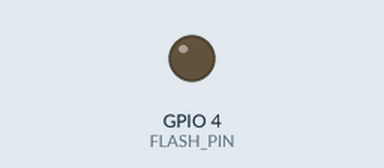
Recording of a sketch running on a simulated ESP32. Parts: output pins drawn as LEDs (lit = HIGH). WiFi joins after 1.5 s; servers stay silent unless stated; uploads are accepted with an empty reply; the camera gives no picture; what the sketch prints to the serial monitor is not drawn.

Above: at 3.6 s.
At 5.05 s:
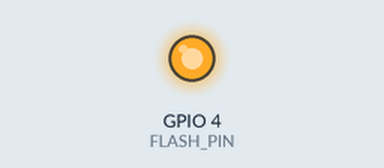
Timing chart, 0 to 8.8 s (numbered marks = the images above):
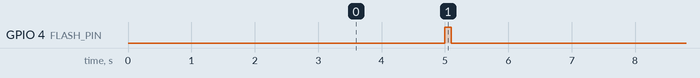

Measured:
- by itself, GPIO 4 (FLASH_PIN): alternates HIGH for 0.10 s and LOW for 4.9 s

The sketch:

esp32cam_image.ino
```cpp
#include "esp_camera.h"
#include <WiFi.h>
#include <HTTPClient.h>
#include <WebServer.h>

// Your WiFi credentials
const char* ssid = "cotkza";
const char* password = "12345678";

// Define the GPIO pin for the flash
#define FLASH_PIN 4 // Replace with your actual flash pin

// Camera configuration
camera_config_t config = {
    .pin_pwdn       = 32,  // Pin for power down (change as needed)
    .pin_reset      = -1,  // Pin for reset (not used)
    .pin_xclk       = 0,   // Pin for XCLK (change as needed)
    .pin_sccb_sda   = 26,  // Pin for SCCB SDA (change as needed)
    .pin_sccb_scl   = 27,  // Pin for SCCB SCL (change as needed)
    .pin_d7         = 35,  // Pin D7 (change as needed)
    .pin_d6         = 34,  // Pin D6 (change as needed)
    .pin_d5         = 39,  // Pin D5 (change as needed)
    .pin_d4         = 36,  // Pin D4 (change as needed)
    .pin_d3         = 21,  // Pin D3 (change as needed)
    .pin_d2         = 19,  // Pin D2 (change as needed)
    .pin_d1         = 18,  // Pin D1 (change as needed)
    .pin_d0         = 5,   // Pin D0 (change as needed)
    .pin_vsync      = 25,  // Pin VSYNC (change as needed)
    .pin_href       = 23,  // Pin HREF (change as needed)
    .pin_pclk       = 22,  // Pin PCLK (change as needed)
    .xclk_freq_hz   = 20000000, // Set the XCLK frequency
    .ledc_timer     = LEDC_TIMER_0,
    .ledc_channel   = LEDC_CHANNEL_0,
    .pixel_format   = PIXFORMAT_JPEG, // Use JPEG format
    .frame_size     = FRAMESIZE_SVGA, // Set the frame size (SVGA)
    .jpeg_quality   = 12, // JPEG quality (0-63, lower means better quality)
    .fb_count       = 2,  // Number of frame buffers
};

// Create a web server on port 80
WebServer server(80);

// Time interval for automatic capture
unsigned long lastCaptureTime = 0;
const unsigned long captureInterval = 5000; // Capture every 5 seconds

void setup() {
    Serial.begin(115200);
    pinMode(FLASH_PIN, OUTPUT); // Set the flash pin as an output
    digitalWrite(FLASH_PIN, LOW); // Ensure flash is off initially

    // Initialize camera
    if (esp_camera_init(&config) != ESP_OK) {
        Serial.println("Camera init failed");
        return;
    }

    // Connect to Wi-Fi
    WiFi.begin(ssid, password);
    while (WiFi.status() != WL_CONNECTED) {
        delay(1000);
        Serial.println("Connecting to WiFi...");
    }
    Serial.println("Connected to WiFi");

    // Start the web server
    server.on("/capture", HTTP_GET, handleCapture);
    server.begin();
    Serial.println("HTTP server started");
}

void loop() {
    server.handleClient(); // Handle incoming client requests

    // Automatic capture every 5 seconds
    unsigned long currentMillis = millis();
    if (currentMillis - lastCaptureTime >= captureInterval) {
        lastCaptureTime = currentMillis;
        handleAutoCapture(); // Call automatic capture function
    }
}

void handleCapture() {
    // Turn on flash
    digitalWrite(FLASH_PIN, HIGH);
    delay(100); // Flash duration
    digitalWrite(FLASH_PIN, LOW);

    // Take a picture manually
    camera_fb_t *fb = esp_camera_fb_get();
    if (!fb) {
        Serial.println("Camera capture failed");
        server.send(500, "text/plain", "Camera capture failed");
        return;
    }

    // Upload the image
    uploadImage(fb, false); // Manual capture
    esp_camera_fb_return(fb);

    server.send(200, "text/plain", "Image captured and uploaded successfully");
}

void handleAutoCapture() {
    // Turn on flash
    digitalWrite(FLASH_PIN, HIGH);
    delay(100); // Flash duration
    digitalWrite(FLASH_PIN, LOW);

    // Take a picture automatically
    camera_fb_t *fb = esp_camera_fb_get();
    if (!fb) {
        Serial.println("Camera capture failed");
        return;
    }

    // Upload the image
    uploadImage(fb, true); // Automatic capture
    esp_camera_fb_return(fb);
}

void uploadImage(camera_fb_t *fb, bool isAutoCapture) {
    if (WiFi.status() == WL_CONNECTED) {
        HTTPClient http;
        String serverPath = "http://192.168.100.165/image_esp32cam/uploads.php"; // Your server URL

        // Prepare the file name
        String imageFileName = "image_" + String(millis()) + ".jpg"; // Unique file name based on timestamp

        // Create a boundary for the multipart/form-data
        String boundary = "----WebKitFormBoundary" + String(millis());

        // Start the HTTP request
        http.begin(serverPath);
        http.addHeader("Content-Type", "multipart/form-data; boundary=" + boundary);

        // Prepare the body of the request
        String body = "--" + boundary + "\r\n";
        body += "Content-Disposition: form-data; name=\"file\"; filename=\"" + imageFileName + "\"\r\n";
        body += "Content-Type: image/jpeg\r\n\r\n";

        // Ensure you send the image data correctly
        body += String((char*)fb->buf, fb->len); // Add the image data as a string
        body += "\r\n"; // New line before closing the boundary

        // Include capture type in the request
        String captureType = isAutoCapture ? "auto" : "manual"; // Determine capture type
        body += "--" + boundary + "\r\n";
        body += "Content-Disposition: form-data; name=\"capture_type\"\r\n\r\n";
        body += captureType + "\r\n"; // Add capture type
        body += "--" + boundary + "--\r\n"; // End of the form data

        // Send the image data
        int httpResponseCode = http.POST(body);

        if (httpResponseCode > 0) {
            String response = http.getString();
            Serial.println(httpResponseCode);
            Serial.println(response);
        } else {
            Serial.print("Error on sending POST: ");
            Serial.println(httpResponseCode);
        }
        http.end();
    } else {
        Serial.println("WiFi not connected");
    }
}
```
